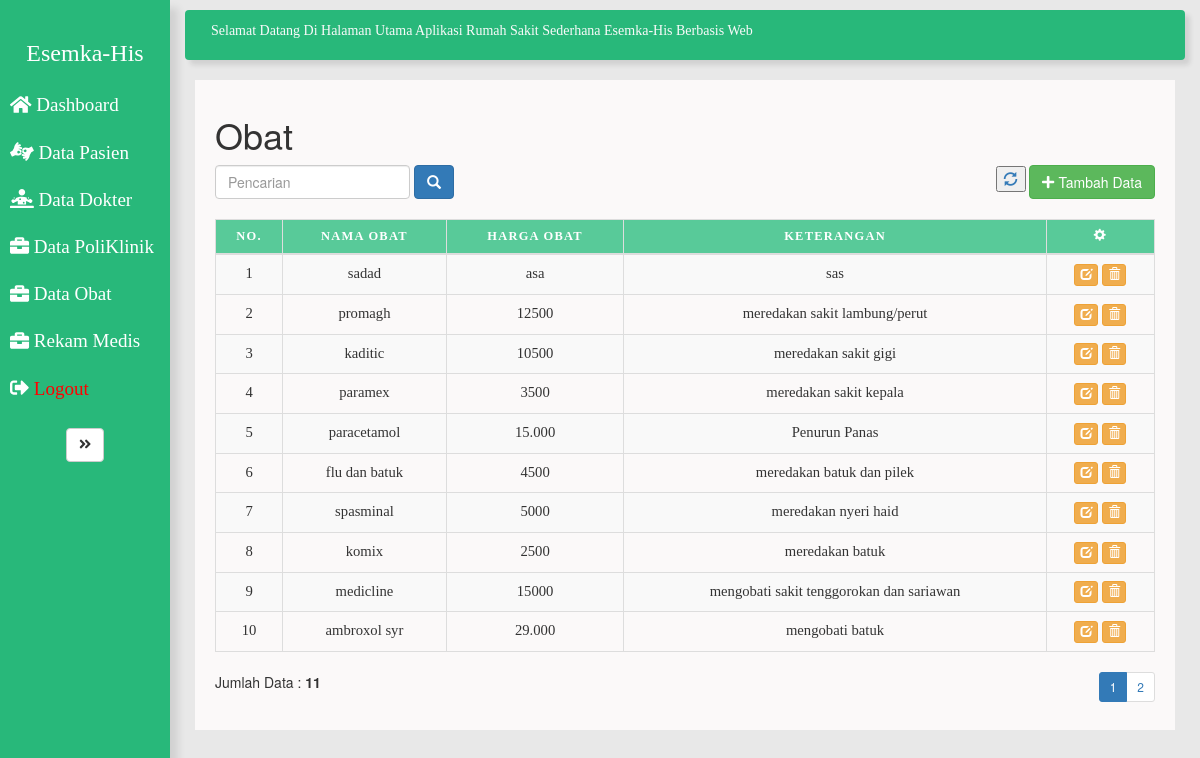
The app's page /obat/data_obat.php with its own data.
### tables this page shows
CREATE TABLE `obat` (
  `id_obat` varchar(50) NOT NULL,
  `nama_obat` varchar(100) NOT NULL,
  `harga_obat` text NOT NULL,
  `ket_obat` text NOT NULL
);

### obat/data_obat.php (the view, shortened to what this page needs)
<!DOCTYPE html>
<html lang="en">
<head>
  	<link rel="stylesheet" href="../assets/css/style.css">
	<link rel="stylesheet" href="https://maxcdn.bootstrapcdn.com/bootstrap/3.4.0/css/bootstrap.min.css">
</head>
<body>
	<div class="wrapper">
			<nav id="sidebar">
				<div class="sidebar-header">
					<a href="../index.php"><h3>Esemka-His</h3>
					</a>
				</div>
				<ul class="list-unstyled components">
					<li>
						<a href="../index.php">
							<i class="fas fa-home"></i>
							Dashboard
						</a>
					</li>
					<li>
						<a href="../pendaftaran.php">
							<i class="fas fa-american-sign-language-interpreting"></i>
							Data Pasien
						</a>
					</li>
					<li>
						<a href="../dokter/data_dokter.php">
							<i class="fas fa-diagnoses"></i>
							Data Dokter
						</a>
					</li>
					<li>
						<a href="../poliklinik/data_poli.php">
							<i class="fas fa-briefcase"></i>
							Data PoliKlinik
						</a>
					</li>
					<li>
						<a href="../obat/data_obat.php">
							<i class="fas fa-briefcase"></i>
							Data Obat
						</a>
					</li>
					<li>
						<a href="../pelayanan.php">
							<i class="fas fa-briefcase"></i>
							Rekam Medis
						</a>
					</li>
					<li>
						<a href="../logout.php">
							<i class="fas fa-sign-out-alt"></i>
							<font color="red">Logout</font><br>
						</a>
					</li>
				</ul>
					<button type="button" id="sidebarCollapse" class="btn btn-default">
							<i class="fas fa-angle-double-right"></i>
					</button>
			</nav>
		<div id="content">
			<nav class="navbar navbar-expand-lg ">
                <div class="container-fluid">
				<marquee>Selamat Datang Di Halaman Utama Aplikasi Rumah Sakit Sederhana Esemka-His Berbasis Web</marquee>
				</div>
			</nav>
			<div id="page-wrapper" >
				<div style="padding: 15px 20px;background-color: #fbf9f9; min-height: 650px; margin-right: 15px; margin-left: 5px; margin-bottom: 0px;" >
					<div id="page-inner">
                        <div class="box">
                            <h1>Obat</h1>
                            <div style="margin-bottom: 20px;" >
                                <form action="" class="form-inline" method="post">
                                    <div class="form-group">
                                        <input type="text" name="pencarian" class="form-control" placeholder="Pencarian">
                                    </div>
                                    <div class="form-group">
                                        <button type="submit" class="btn btn-primary"><span class="glyphicon glyphicon-search" aria-hidden="true"></span></button>
                                    </div>
                                    <div class="pull-right">
                                        <button type="button"><a href=""><i class="glyphicon glyphicon-refresh"></i></a></button>
                                        <button type="button" name="age" id="age" data-toggle="modal" data-target="#add_data_Modal" class="btn btn-success"><i class="fa fa-plus"></i> Tambah Data</button>
                                    </div>
                                </form>
                            </div>
                            <div class="table-responsive">
                                <table class="table table-striped table-bordered table-hover">
                                    <thead>
                                        <tr>
                                            <th>No.</th>
                                            <th>Nama Obat</th>
                                            <th>Harga Obat</th>
                                            <th>Keterangan</th>
                                            <th><i class="glyphicon glyphicon-cog"></i></th>
                                        </tr>
                                    </thead>
                                    <tbody>
                                            <?php
                                            include '../../config.php';
                                            $batas = 10;
                                            $hal = @$_GET['hal'];
                                            if(empty($hal) ){
                                                $posisi = 0;
                                                $hal = 1;
                                            }else {
                                                $posisi = ($hal - 1 ) * $batas;
                                            }
                                            $no = 1;
                                            if ($_SERVER['REQUEST_METHOD'] == "POST") {
                                                $pencarian = trim(mysqli_real_escape_string($koneksi, $_POST['pencarian']));
                                                if ($pencarian != '') {
                                                    $sql ="SELECT * FROM obat WHERE nama_obat LIKE '%$pencarian%'";
                                                    $query = $sql;
                                                    $queryJml = $sql;
                                                }else {
                                                    $query = "SELECT * FROM obat LIMIT $posisi, $batas";
                                                    $queryJml = "SELECT * FROM obat";
                                                    $no = $posisi + 1;
                                                }
                                            }else {
                                                $query = "SELECT * FROM obat LIMIT $posisi, $batas";
                                                $queryJml = "SELECT * FROM obat";
                                                $no = $posisi + 1;
                                            }
                                            $sql_obat = mysqli_query ($koneksi, $query) or die (mysqli_error($koneksi));
                                            if (mysqli_num_rows($sql_obat) > 0) {
                                                while ($data = mysqli_fetch_array($sql_obat)) { ?>
                                                    <tr>
                                                        <td><?=$no++?></td>
                                                        <td><?=$data['nama_obat']?></td>
                                                        <td><?=$data['harga_obat']?></td>
                                                        <td><?=$data['ket_obat']?></td>
                                                        <td class="text-center">
                                                        <a href="edit_obat.php?id=<?=$data['id_obat']?>" class="btn btn-warning btn-xs"><i class="glyphicon glyphicon-edit"></i></a>
                                                        <a href="delete_obat.php?id=<?=$data['id_obat']?>" onclick="return confirm('Yakin akan menghapus data?')" class="btn btn-warning btn-xs"><i class="glyphicon glyphicon-trash"></i></a>
                                                        </td>
                                                    </tr>
                                                    <?php
                                                }
                                            }else{
                                                echo "<tr><td colspan=\"5\" align=\"center\">Data Tidak Ditemukan</td></tr>";
                                            }
                                            ?>
                                    </tbody>
                                </table>
                            </div>
                            <?php
                                if($_POST['pencarian'] == '') { ?>
                                    <div style="float:left;">
                                        <?php
                                        $jml = mysqli_num_rows(mysqli_query($koneksi, $queryJml));
                                        echo "Jumlah Data : <b>$jml</b>";
                                        ?>
                                    </div>
                                    <div style="float: right;">
                                        <ul class="pagination pagination-sm" style="margin:0">
                                            <?php
                                            $jml_hal = ceil($jml / $batas);
                                            for ($i=1; $i <= $jml_hal; $i++) {
                                                if ($i != $hal) {
                                                    echo "<li><a href=\"?hal=$i\">$i</a></i>";
                                                }else {
                                                    echo "<li class=\"active\"><a>$i</a></li>";
                                                }
                                            }
                                            ?>
                                        </ul>
                                    </div>
                                   <?php
                                }else {
                                    echo "<div style=\"float:left;\">";
                                    $jml = mysqli_num_rows(mysqli_query($koneksi, $queryJml));
                                    echo "Data Hasil Pencarian : <b>$jml</b>";
                                    echo "</div>";
                                }
                            ?>
                        </div>
					</div>
				</div>
			</div>
		</div>
	</div>
</body>
</html>

### assets/css/style.css (style rules this page uses)
body { font-family: 'Poppins', sans-serif; background: #999; }
a, a:hover, a:focus { color: inherit; text-decoration: none; transition: all 0.3s; }
.navbar { padding: 10px; font-family: 'Trebuchet Ms', Times, serif; color: #fafafa; background: rgb(40, 184, 122); border:none; border-radius: 0; margin-left: -5px; margin-right: 5px; box-shadow: 5px 5px 5px rgba(0, 0, 0, 0.1); }
i, span { display: inline-block; }
.wrapper { display: flex; align-items: stretch; background: rgb(232, 232, 232); }
#sidebar { font-family: 'Trebuchet Ms', Times, serif; text-align: center; font-size: 13pt; color: #fff; min-width: 170px; max-width: 180px; background: rgb(40, 184, 122); transition: all 0.3s; outline: 0px; box-shadow: 8px 8px 8px rgba(0, 0, 0, 0.1); }
#sidebar ul li a { text-align: left; color: #fff; font-family: 'Trebuchet Ms', Times, serif; }
#sidebar .sidebar-header h3 { padding-top: 20px; background: rgb(40, 184, 122); color: #fff; font-family: 'Trebuchet Ms', Times, serif; }
#sidebar ul.components { padding: 5px 0; border-bottom: 1px solid rgb(40, 184, 122); }
#sidebar ul li a { padding: 10px; font-size: 1.1em; display: block; }
#content { width: 100%; padding: 10px; padding-left: 20px; min-height: 100vh; transition: all 0.3s; }
table { margin: 0; padding: 0; width: 100%; font-family: 'Trebuchet Ms', Times, serif; font-size: 11pt; }
table tr { padding: .35em; }
table td { padding: .625em; text-align: center; }
table th { text-align: center; font-size: .85em; letter-spacing: .1em; text-transform: uppercase; color: rgb(255, 255, 255); background-color: rgb(88, 202, 153); }

### records on screen
obat: nama_obat "sadad", harga_obat "asa", ket_obat "sas"
obat: nama_obat "promagh", harga_obat "12500", ket_obat "meredakan sakit lambung/perut"
obat: nama_obat "kaditic", harga_obat "10500", ket_obat "meredakan sakit gigi"
obat: nama_obat "paramex", harga_obat "3500", ket_obat "meredakan sakit kepala"
obat: nama_obat "paracetamol", harga_obat "15.000", ket_obat "Penurun Panas"
obat: nama_obat "flu dan batuk", harga_obat "4500", ket_obat "meredakan batuk dan pilek"
obat: nama_obat "spasminal", harga_obat "5000", ket_obat "meredakan nyeri haid"
obat: nama_obat "komix", harga_obat "2500", ket_obat "meredakan batuk"
obat: nama_obat "medicline", harga_obat "15000", ket_obat "mengobati sakit tenggorokan dan sariawan"
obat: nama_obat "ambroxol syr", harga_obat "29.000", ket_obat "mengobati batuk"

### other values on screen
$jml "11"
